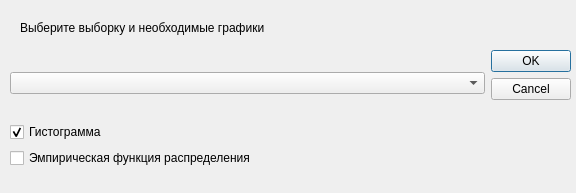
<?xml version="1.0" encoding="UTF-8"?>
<ui version="4.0">
 <class>AddGraphDialog</class>
 <widget class="QDialog" name="AddGraphDialog">
  <property name="geometry">
   <rect>
    <x>0</x>
    <y>0</y>
    <width>576</width>
    <height>193</height>
   </rect>
  </property>
  <property name="windowTitle">
   <string>Dialog</string>
  </property>
  <widget class="QLabel" name="label">
   <property name="geometry">
    <rect>
     <x>20</x>
     <y>20</y>
     <width>451</width>
     <height>16</height>
    </rect>
   </property>
   <property name="font">
    <font>
     <pointsize>9</pointsize>
    </font>
   </property>
   <property name="text">
    <string>Выберите выборку и необходимые графики</string>
   </property>
  </widget>
  <widget class="QWidget" name="">
   <property name="geometry">
    <rect>
     <x>10</x>
     <y>50</y>
     <width>561</width>
     <height>141</height>
    </rect>
   </property>
   <layout class="QHBoxLayout" name="horizontalLayout">
    <item>
     <layout class="QVBoxLayout" name="verticalLayout_2">
      <item>
       <widget class="QComboBox" name="samplesNameBox"/>
      </item>
      <item>
       <layout class="QVBoxLayout" name="verticalLayout">
        <item>
         <widget class="QCheckBox" name="bars">
          <property name="font">
           <font>
            <pointsize>9</pointsize>
           </font>
          </property>
          <property name="text">
           <string>Гистограмма</string>
          </property>
          <property name="checked">
           <bool>true</bool>
          </property>
         </widget>
        </item>
        <item>
         <widget class="QCheckBox" name="empfunc">
          <property name="font">
           <font>
            <pointsize>9</pointsize>
           </font>
          </property>
          <property name="text">
           <string>Эмпирическая функция распределения</string>
          </property>
         </widget>
        </item>
       </layout>
      </item>
     </layout>
    </item>
    <item>
     <widget class="QDialogButtonBox" name="buttonBox">
      <property name="orientation">
       <enum>Qt::Vertical</enum>
      </property>
      <property name="standardButtons">
       <set>QDialogButtonBox::Cancel|QDialogButtonBox::Ok</set>
      </property>
     </widget>
    </item>
   </layout>
  </widget>
 </widget>
 <resources/>
 <connections>
  <connection>
   <sender>buttonBox</sender>
   <signal>accepted()</signal>
   <receiver>AddGraphDialog</receiver>
   <slot>accept()</slot>
   <hints>
    <hint type="sourcelabel">
     <x>248</x>
     <y>254</y>
    </hint>
    <hint type="destinationlabel">
     <x>157</x>
     <y>274</y>
    </hint>
   </hints>
  </connection>
  <connection>
   <sender>buttonBox</sender>
   <signal>rejected()</signal>
   <receiver>AddGraphDialog</receiver>
   <slot>reject()</slot>
   <hints>
    <hint type="sourcelabel">
     <x>316</x>
     <y>260</y>
    </hint>
    <hint type="destinationlabel">
     <x>286</x>
     <y>274</y>
    </hint>
   </hints>
  </connection>
 </connections>
</ui>
